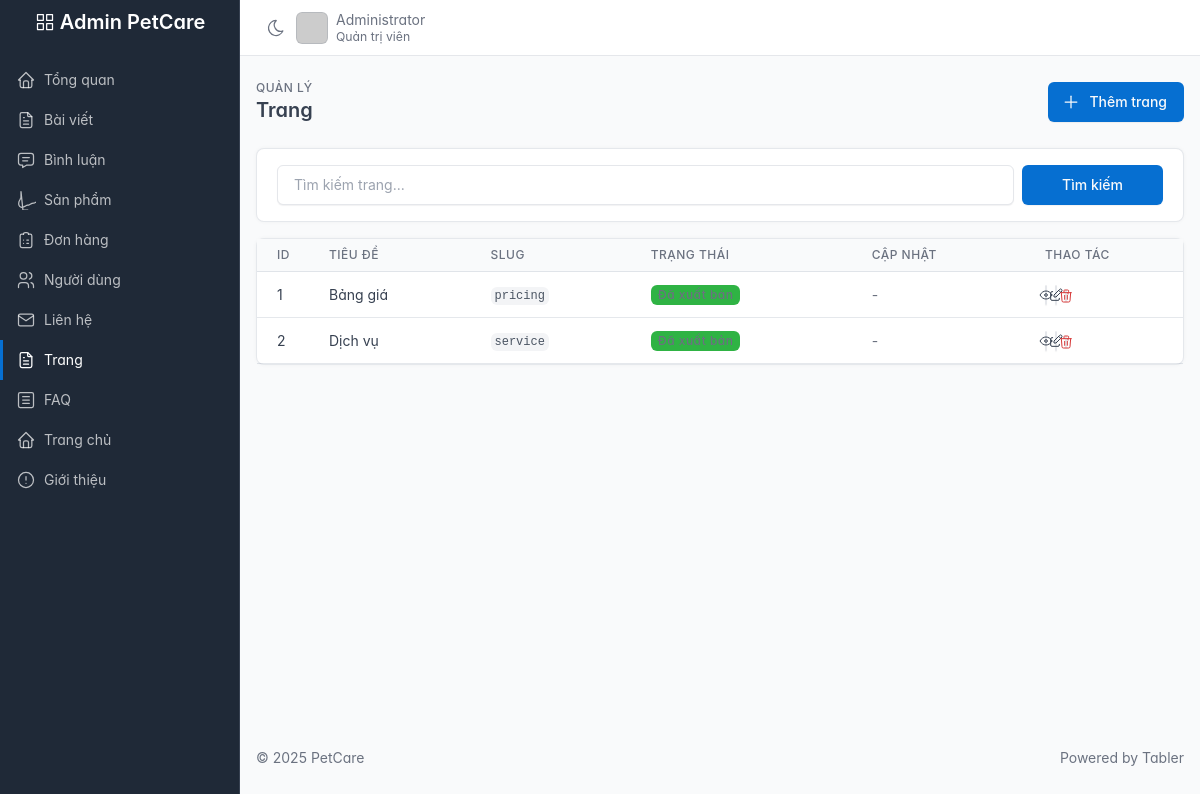
Screenshot of /public/admin/pages (signed in) with the database file from the repository.
### tables this page shows
CREATE TABLE IF NOT EXISTS pages (
    id BIGINT UNSIGNED AUTO_INCREMENT PRIMARY KEY,
    slug VARCHAR(255) NOT NULL UNIQUE,
    title VARCHAR(255) NOT NULL,
    content_html MEDIUMTEXT NULL,
    meta_title VARCHAR(255) NULL,
    meta_description TEXT NULL,
    status ENUM('draft', 'published') DEFAULT 'published',
    updated_by BIGINT UNSIGNED NULL,
    created_at TIMESTAMP DEFAULT CURRENT_TIMESTAMP,
    updated_at TIMESTAMP NULL ON UPDATE CURRENT_TIMESTAMP,
    INDEX idx_slug (slug),
    INDEX idx_status (status),
    FOREIGN KEY (updated_by) REFERENCES users (id) ON DELETE SET NULL
);

### app/core/Controller.php (called while the page is built, shortened)
<?php
class Controller
{
    protected function view(string $view, array $data = [], string $title = null, string $layout = 'main'): void
    {
        $viewFile = __DIR__ . '/../views/' . str_replace('.', '/', $view) . '.php';
        extract($data);
        $content = function () use ($viewFile, $data) {
            extract($data);
            require $viewFile;
        };
        $layoutFile = __DIR__ . '/../views/layouts/' . $layout . '.php';
        require $layoutFile;
    }
}

### app/controllers/Admin/PageController.php (called while the page is built, shortened)
<?php
class PageController extends Controller
{
    public function index(): void
    {
        $page = isset($_GET['p']) ? max(1, (int)$_GET['p']) : 1;
        $perPage = 20;
        $offset = ($page - 1) * $perPage;
        $search = isset($_GET['search']) ? trim($_GET['search']) : '';
        $filters = [
            'limit' => $perPage,
            'offset' => $offset,
        ];
        $pages = Page::getAll($filters);
        $total = Page::count($filters);
        $totalPages = ceil($total / $perPage);
        $this->view('admin/pages/index', [
            'title' => 'Quản lý trang',
            'pages' => $pages,
            'search' => $search,
            'currentPage' => $page,
            'totalPages' => $totalPages,
            'total' => $total,
        ], 'Quản lý trang', 'admin');
    }
}

### app/core/Router.php (called while the page is built, shortened)
<?php
class Router
{
    private array $routes = [
        'GET' => [],
        'POST' => [],
    ];
    private string $basePath = '';
    public function __construct()
    {
        $base = parse_url(BASE_URL, PHP_URL_PATH) ?: '';
        $this->basePath = rtrim($base, '/');
    }
    public function get(string $path, string $handler): void
    {
        $this->routes['GET'][$this->normalize($path)] = $handler;
    }
    public function post(string $path, string $handler): void
    {
        $this->routes['POST'][$this->normalize($path)] = $handler;
    }
    private function normalize(string $path): string
    {
        $path = parse_url($path, PHP_URL_PATH) ?: '/';
        $path = preg_replace('#/+#','/',$path);
        if ($this->basePath !== '' && $this->basePath !== '/') {
            if (str_starts_with($path, $this->basePath)) {
                $path = substr($path, strlen($this->basePath));
            }
        }
        $path = '/' . trim($path, '/');
        return $path === '//' ? '/' : $path;
    }
    public function dispatch(string $method, string $uri): void
    {
        $path = $this->normalize($uri);
        $handler = $this->routes[$method][$path] ?? null;
        [$controllerName, $action] = explode('@', $handler);
        $controller = new $controllerClass();
        $controller->$action();
    }
}

### public/index.php (called while the page is built, shortened)
<?php
require_once __DIR__ . '/../app/core/Database.php';
require_once __DIR__ . '/../app/core/Controller.php';
require_once __DIR__ . '/../app/core/Router.php';
$baseDir = __DIR__ . '/../app/';
spl_autoload_register(function ($class) use ($baseDir) {
    $class = ltrim($class, '\\');
    if (str_starts_with($class, 'App\\')) {
        $relative = str_replace('App\\', '', $class);
        $path = $baseDir . str_replace('\\', '/', $relative) . '.php';
    } elseif (str_starts_with($class, 'Core\\')) {
        $relative = str_replace('Core\\', 'core\\', $class);
        $path = $baseDir . str_replace('\\', '/', $relative) . '.php';
        if (is_file($path)) require_once $path;
    }
});
$router = new Router();
$router->get('/', 'HomeController@index');
$router->get('/login', 'AuthController@login');
$router->post('/login', 'AuthController@doLogin');
$router->get('/register', 'AuthController@register');
$router->post('/register', 'AuthController@doRegister');
$router->get('/logout', 'AuthController@logout');
$router->get('/about', 'AboutController@index');
$router->get('/shop', 'ProductController@index');
$router->get('/products', 'ProductController@index');
$router->get('/products/show', 'ProductController@show');
$router->get('/cart', 'CartController@index');
$router->post('/cart/add', 'CartController@add');
$router->post('/cart/update', 'CartController@update');
$router->post('/cart/remove', 'CartController@remove');
$router->get('/cart/checkout', 'CartController@checkout');
$router->get('/orders', 'OrderController@index');
$router->get('/orders/show', 'OrderController@show');
$router->post('/orders/checkout', 'OrderController@checkout');
$router->get('/profile', 'ProfileController@index');
$router->get('/profile/edit', 'ProfileController@edit');
$router->post('/profile/update', 'ProfileController@update');
$router->get('/profile/change-password', 'ProfileController@changePassword');
$router->post('/profile/update-password', 'ProfileController@updatePassword');
$router->get('/faq', 'FAQController@index');
$router->get('/page/show', 'PageController@show');
$router->get('/contact', 'ContactController@index');
$router->post('/contact/submit', 'ContactController@submit');
$router->get('/posts', 'PostController@index');
$router->get('/posts/show', 'PostController@show');
$router->post('/posts/comment', 'PostController@submitComment');
$router->get('/admin', 'Admin\\PageController@dashboard');
$router->post('/admin/upload/image', 'Admin\\UploadController@image');
$router->get('/admin/about', 'Admin\\AboutController@index');
$router->post('/admin/about/update', 'Admin\\AboutController@update');
$router->get('/admin/products', 'Admin\\ProductController@index');
$router->get('/admin/products/create', 'Admin\\ProductController@create');
$router->post('/admin/products/store', 'Admin\\ProductController@store');
$router->get('/admin/products/edit', 'Admin\\ProductController@edit');
$router->post('/admin/products/update', 'Admin\\ProductController@update');
$router->post('/admin/products/delete', 'Admin\\ProductController@delete');
$router->get('/admin/orders', 'Admin\\OrderController@index');
$router->get('/admin/orders/show', 'Admin\\OrderController@show');
$router->post('/admin/orders/update-status', 'Admin\\OrderController@updateStatus');
$router->get('/admin/users', 'Admin\\UserController@index');
$router->get('/admin/users/show', 'Admin\\UserController@show');
$router->post('/admin/users/update-status', 'Admin\\UserController@updateStatus');
$router->post('/admin/users/reset-password', 'Admin\\UserController@resetPassword');
$router->post('/admin/users/delete', 'Admin\\UserController@delete');
$router->get('/admin/faqs', 'Admin\\FAQController@index');
$router->get('/admin/faqs/create', 'Admin\\FAQController@create');
$router->post('/admin/faqs/store', 'Admin\\FAQController@store');
$router->get('/admin/faqs/edit', 'Admin\\FAQController@edit');
$router->post('/admin/faqs/update', 'Admin\\FAQController@update');
$router->post('/admin/faqs/delete', 'Admin\\FAQController@delete');
$router->get('/admin/posts', 'Admin\\PostController@index');
$router->get('/admin/posts/create', 'Admin\\PostController@create');
$router->post('/admin/posts/store', 'Admin\\PostController@store');
$router->get('/admin/posts/edit', 'Admin\\PostController@edit');
$router->post('/admin/posts/update', 'Admin\\PostController@update');
$router->post('/admin/posts/delete', 'Admin\\PostController@delete');
$router->get('/admin/comments', 'Admin\\CommentController@index');
$router->post('/admin/comments/approve', 'Admin\\CommentController@approve');
$router->post('/admin/comments/reject', 'Admin\\CommentController@reject');
$router->post('/admin/comments/delete', 'Admin\\CommentController@delete');
$router->get('/admin/home', 'Admin\\HomeController@index');
$router->post('/admin/home/update', 'Admin\\HomeController@update');
$router->get('/admin/pages', 'Admin\\PageController@index');
$router->get('/admin/pages/create', 'Admin\\PageController@create');
$router->post('/admin/pages/store', 'Admin\\PageController@store');
$router->get('/admin/pages/edit', 'Admin\\PageController@edit');
$router->post('/admin/pages/update', 'Admin\\PageController@update');
$router->post('/admin/pages/delete', 'Admin\\PageController@delete');
$router->get('/admin/contacts', 'Admin\\ContactController@index');
$router->get('/admin/contacts/show', 'Admin\\ContactController@show');
$router->post('/admin/contacts/update-status', 'Admin\\ContactController@updateStatus');
$router->post('/admin/contacts/reply', 'Admin\\ContactController@reply');
$router->post('/admin/contacts/delete', 'Admin\\ContactController@delete');
$router->dispatch($_SERVER['REQUEST_METHOD'], $_SERVER['REQUEST_URI']);

### app/core/Database.php (called while the page is built, shortened)
<?php
class Database
{
    private static ?PDO $pdo = null;
    public static function conn(): PDO
    {
        if (self::$pdo === null) {
            $dsn = 'mysql:host=' . DB_HOST . ';dbname=' . DB_NAME . ';charset=' . DB_CHARSET;
            $options = [
                PDO::ATTR_ERRMODE => PDO::ERRMODE_EXCEPTION,
                PDO::ATTR_DEFAULT_FETCH_MODE => PDO::FETCH_ASSOC,
                PDO::ATTR_EMULATE_PREPARES => false,
            ];
            try {
                self::$pdo = new PDO($dsn, DB_USER, DB_PASS, $options);
            } catch (PDOException $e) {
                http_response_code(500);
                echo 'Database connection failed.';
                error_log('DB Error: ' . $e->getMessage());
                exit;
            }
        }
        return self::$pdo;
    }
}

### app/Models/Page.php (called while the page is built, shortened)
<?php
class Page
{
    public static function getAll(array $filters = []): array
    {
        $sql = "SELECT p.*, u.name as updated_by_name
                FROM pages p
                LEFT JOIN users u ON p.updated_by = u.id
                WHERE 1=1";
        $params = [];
        $sql .= " ORDER BY p.title ASC";
        if (isset($filters['limit'])) {
            $sql .= " LIMIT :limit OFFSET :offset";
        }
        $stmt = Database::conn()->prepare($sql);
        if (isset($filters['limit'])) {
            $stmt->bindValue(':limit', (int)$filters['limit'], PDO::PARAM_INT);
            $stmt->bindValue(':offset', (int)($filters['offset'] ?? 0), PDO::PARAM_INT);
        }
        $stmt->execute();
        return $stmt->fetchAll(PDO::FETCH_ASSOC);
    }
}

### app/views/admin/pages/index.php (the view, shortened to what this page needs)
<?php
$pages = $pages ?? [];
$search = $search ?? '';
?>
<div class="page-header d-print-none">
    <div class="container-xl">
        <div class="row g-2 align-items-center">
            <div class="col">
                <div class="page-pretitle">Quản lý</div>
                <h2 class="page-title">Trang</h2>
            </div>
            <div class="col-auto ms-auto d-print-none">
                <a href="<?= BASE_URL ?>admin/pages/create" class="btn btn-primary">
                    <svg xmlns="http://www.w3.org/2000/svg" class="icon" width="24" height="24" viewBox="0 0 24 24" stroke-width="2" stroke="currentColor" fill="none" stroke-linecap="round" stroke-linejoin="round"><path stroke="none" d="M0 0h24v24H0z" fill="none"/><path d="M12 5l0 14" /><path d="M5 12l14 0" /></svg>
                    Thêm trang
                </a>
            </div>
        </div>
    </div>
</div>
<div class="page-body">
    <div class="container-xl">
        <div class="card mb-3">
            <div class="card-body">
                <form method="get" action="<?= BASE_URL ?>admin/pages" class="row g-2">
                    <div class="col-md-10">
                        <input type="text" name="search" class="form-control" placeholder="Tìm kiếm trang..." value="<?= htmlspecialchars($search) ?>">
                    </div>
                    <div class="col-md-2">
                        <button type="submit" class="btn btn-primary w-100">Tìm kiếm</button>
                    </div>
                </form>
            </div>
        </div>
        <div class="card">
            <div class="table-responsive">
                <table class="table table-vcenter card-table">
                    <thead>
                        <tr>
                            <th style="width: 60px;">ID</th>
                            <th>Tiêu đề</th>
                            <th>Slug</th>
                            <th>Trạng thái</th>
                            <th>Cập nhật</th>
                            <th style="width: 150px;">Thao tác</th>
                        </tr>
                    </thead>
                    <tbody>
                        <?php if (empty($pages)): ?>
                            <tr>
                                <td colspan="6" class="text-center py-4 text-muted">Không có trang nào</td>
                            </tr>
                        <?php else: ?>
                            <?php foreach ($pages as $page): ?>
                                <tr>
                                    <td><?= $page['id'] ?></td>
                                    <td>
                                        <div class="font-weight-medium"><?= htmlspecialchars($page['title']) ?></div>
                                    </td>
                                    <td>
                                        <code><?= htmlspecialchars($page['slug']) ?></code>
                                    </td>
                                    <td>
                                        <span class="badge <?= $page['status'] === 'published' ? 'bg-success' : 'bg-secondary' ?>">
                                        </span>
                                    </td>
                                    <td>
                                        <div class="text-muted text-xs">
                                            <?= $page['updated_at'] ? date('d/m/Y H:i', strtotime($page['updated_at'])) : '-' ?>
                                        </div>
                                    </td>
                                    <td>
                                        <div class="btn-list">
                                            <a href="<?= BASE_URL ?>page?slug=<?= urlencode($page['slug']) ?>"
                                               target="_blank"
                                               class="btn btn-sm btn-icon" title="Xem">
                                            </a>
                                            <a href="<?= BASE_URL ?>admin/pages/edit?id=<?= $page['id'] ?>"
                                               class="btn btn-sm btn-icon" title="Sửa">
                                            </a>
                                            <form method="post" action="<?= BASE_URL ?>admin/pages/delete" class="d-inline"
                                                  onsubmit="return confirm('Bạn có chắc muốn xóa trang này?');">
                                                <button type="submit" class="btn btn-sm btn-icon" title="Xóa">
                                                </button>
                                            </form>
                                        </div>
                                    </td>
                                </tr>
                            <?php endforeach; ?>
                        <?php endif; ?>
                    </tbody>
                </table>
            </div>
        </div>
    </div>
</div>

### app/views/layouts/admin.php (style rules this page uses)
:root { --tblr-font-sans-serif: 'Inter Var', -apple-system, BlinkMacSystemFont, San Francisco, Segoe UI, Roboto, Helvetica Neue, sans-serif; }
body { font-family: var(--tblr-font-sans-serif); }

### rows the page displays
pages: id "1", title "Bảng giá", slug "pricing"
pages: id "2", title "Dịch vụ", slug "service"

### other values shown
APP_NAME "PetCare"
$_SESSION['user_name'] "Administrator"
